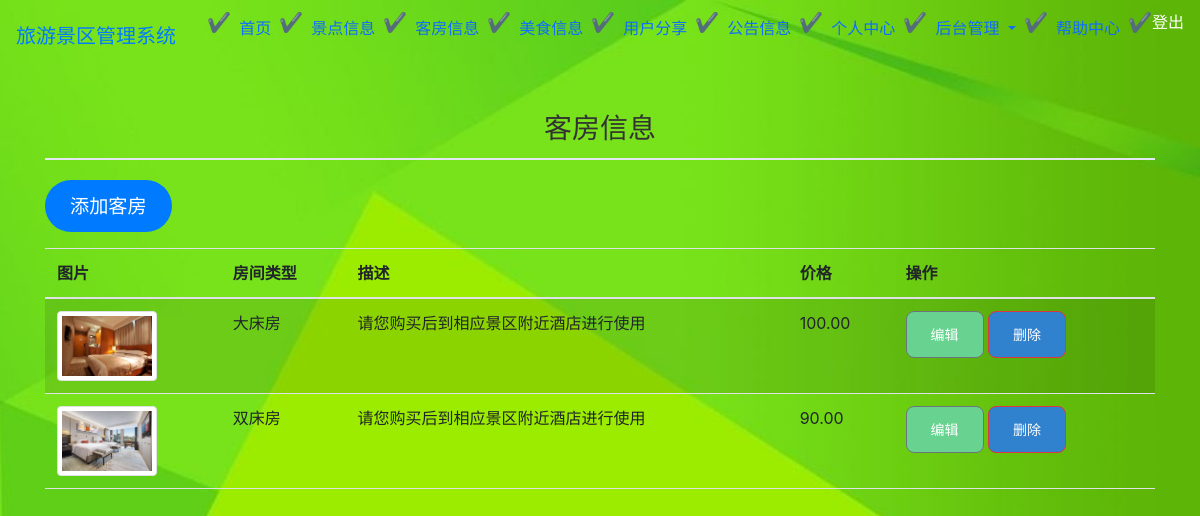
The page /bookings/admin/view_rooms/ (signed in) on the database its author committed.
### bookings/models.py (models this page shows, shortened)
class Room(models.Model):
    room_type = models.CharField('房间类型', max_length=100)
    description = models.TextField('房间描述')
    price = models.DecimalField('价格', max_digits=10, decimal_places=2)
    image = models.ImageField('房间图片', upload_to='rooms/', null=True, blank=True)
    created_at = models.DateTimeField('创建时间', auto_now_add=True)

### bookings/views.py (the view)
# urls.py: path('admin/view_rooms/', views.view_rooms, name='view_rooms'),
@login_required
def view_rooms(request):
    rooms = Room.objects.all()
    return render(request, 'bookings/view_rooms.html', {'rooms': rooms})

### bookings/templates/bookings/view_rooms.html (shortened to what this page needs)
{% extends 'bookings/base.html' %}
{% load static %}
{% block content %}
<h2>客房信息</h2>
<a href="{% url 'add_room' %}" class="btn btn-primary mb-3">添加客房</a>
<table class="table table-striped">
    <thead>
        <tr>
            <th scope="col">图片</th>
            <th scope="col">房间类型</th>
            <th scope="col">描述</th>
            <th scope="col">价格</th>
            <th scope="col">操作</th>
        </tr>
    </thead>
    <tbody>
        {% for room in rooms %}
        <tr>
            <td><img src="{{ room.image.url }}" alt="{{ room.room_type }}" class="img-thumbnail" style="width: 100px; height: auto;"></td>
            <td>{{ room.room_type }}</td>
            <td>{{ room.description }}</td>
            <td>{{ room.price }}</td>
            <td>
                <a href="{% url 'edit_room' room.pk %}" class="btn btn-secondary btn-sm">编辑</a>
                <form action="{% url 'delete_room' room.pk %}" method="post" style="display: inline;">
                    <button type="submit" class="btn btn-danger btn-sm">删除</button>
                </form>
            </td>
        </tr>
        {% endfor %}
    </tbody>
</table>
{% endblock %}

### static/css/style.css (style rules this page uses)
body { background-image: url('/static/images/backquanju.png'); background-size: cover; background-position: center; background-attachment: fixed; height: 100vh; margin: 0; }
h2 { color: #1a202c; font-size: 1.75rem; margin: 40px 0 20px; border-bottom: 2px solid #e2e8f0; padding-bottom: 12px; }
.btn { display: inline-block; background-color: #3182ce; color: white; padding: 12px 24px; text-decoration: none; border-radius: 8px; font-weight: 500; transition: background-color 0.3s ease, transform 0.2s ease; }
.btn-secondary { background-color: #68d391; }
h2 { text-align: center; color: #333; }
.btn-primary { padding: 12px 25px; font-size: 1.2rem; border-radius: 30px; background-color: #007BFF; color: white; border: none; cursor: pointer; transition: background-color 0.3s ease, transform 0.3s ease; }

### rows shown on the page
Room: image (picture), room_type "大床房", description "请您购买后到相应景区附近酒店进行使用", price "100.00"
Room: image (picture), room_type "双床房", description "请您购买后到相应景区附近酒店进行使用", price "90.00"
